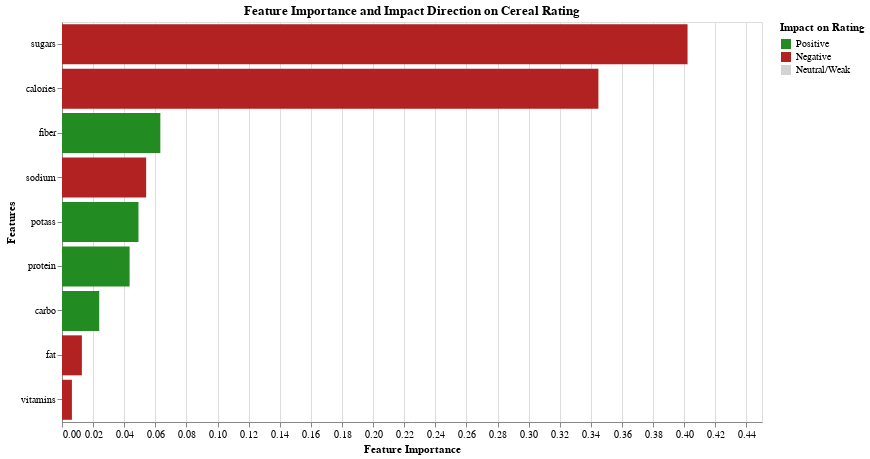

Source (notebook cell):
### Markdown cell above
##### <i>Design Elements and Justification</i>

- **Horizontal Bar Chart:** A horizontal bar chart (`mark_bar()`) is an excellent choice for visualizing feature importances. It allows for clear labeling of individual `Feature` names along the y-axis, while the length of the bars directly represents the `Importance` value along the x-axis.
- **Sorted Features:** The features are sorted in descending order of importance (`sort='-x'`). This is a crucial design choice as it immediately highlights the most influential features at the top of the chart, making interpretation efficient and intuitive.
- **Color Encoding for Impact Direction:** The color encoding differentiates features based on their correlation with the rating. Positive impact features (correlation > 0.05) are colored green, Negative impact features (correlation &lt; -0.05) are colored red, and Neutral/Weak impact features (correlation between -0.05 and 0.05) are colored lightgrey. This visual distinction immediately communicates the nature of the relationship, adding a critical layer of insight.
- **Clear Axis Labels:** The x-axis is clearly labeled "Feature Importance," indicating what the bar length represents. The y-axis is labeled "Features," indicating the specific variables being evaluated.
- **Informative Tooltips:** Tooltips are comprehensive, displaying the `Feature` name, its exact `Importance` value (formatted to four decimal places), the precise `CorrelationValue` (formatted to two decimal places), and the `ImpactDirection`. This provides detailed numerical and directional context on demand.
- **Descriptive Title:** The chart has a concise yet informative title, "Feature Importance in Predicting Cereal Rating," clearly indicating the content of the visualization.
- **Appropriate Dimensions:** The `width=700` and `height=400` properties provide a good balance for readability, ensuring that both feature names and bar lengths are easily discernible.
- **No Interactivity:** The absence of `interactive()` is suitable for this type of static ranking visualization, where the primary goal is a direct comparison of fixed importance and directional values rather than interactive exploration of data points.

### Code cell
features_df = df.copy()

# Define columns to drop for feature matrix X
# Ensure these columns exist in features_df before dropping to avoid errors
X_cols_to_drop = ['name', 'type', 'mfr', 'manufacturer', 'rating', 'shelf', 'cups', 'weight']
existing_cols_to_drop = [col for col in X_cols_to_drop if col in features_df.columns]
X = features_df.drop(columns=existing_cols_to_drop)
y = features_df['rating']

# Train the Random Forest Regressor model
model = RandomForestRegressor(random_state=42)
model.fit(X, y)

feature_importances = model.feature_importances_

# Create a DataFrame for feature importances
importance_df = pd.DataFrame({
    'Feature': X.columns,
    'Importance': feature_importances
})

# Calculate Pearson correlation for each feature in X with 'rating'
# Ensure 'rating' column is also in df for correlation calculation
if 'rating' in df.columns:
    correlation_values = df[X.columns.tolist() + ['rating']].corr().loc['rating', X.columns]
    correlation_df = correlation_values.reset_index()
    correlation_df.columns = ['Feature', 'CorrelationValue']
else:
    # Handle case where 'rating' might not be in df (though it should be for this context)
    correlation_df = pd.DataFrame({'Feature': X.columns, 'CorrelationValue': np.nan})

# Merge importance and correlation dataframes
merged_df = pd.merge(importance_df, correlation_df, on='Feature', how='left')

# Create 'ImpactDirection' column based on correlation value
# Using a small threshold (e.g., 0.05) to classify as 'Neutral/Weak Impact'
merged_df['ImpactDirection'] = 'Neutral/Weak'
merged_df.loc[merged_df['CorrelationValue'] > 0.05, 'ImpactDirection'] = 'Positive'
merged_df.loc[merged_df['CorrelationValue'] < -0.05, 'ImpactDirection'] = 'Negative'

# Sort the DataFrame by importance in descending order
merged_df = merged_df.sort_values(by='Importance', ascending=False)

# Define custom color scale for impact direction
color_scale = alt.Scale(
    domain=['Positive', 'Negative', 'Neutral/Weak'],
    range=['forestgreen', 'firebrick', 'lightgrey']
)

# Create the Altair chart with color encoding for impact direction
chart = alt.Chart(merged_df).mark_bar().encode(
    x=alt.X('Importance:Q', title='Feature Importance'),
    y=alt.Y('Feature:N',
            sort='-x',
            title='Features'
           ),
    # Color by ImpactDirection
    color=alt.Color('ImpactDirection:N', title='Impact on Rating', scale=color_scale),
    tooltip=[
        alt.Tooltip('Feature', title='Feature'),
        alt.Tooltip('Importance', format='.4f', title='Importance'),
        alt.Tooltip('CorrelationValue', format='.2f', title='Correlation with Rating'),
        alt.Tooltip('ImpactDirection', title='Impact Direction')
    ]
).properties(
    title='Feature Importance and Impact Direction on Cereal Rating',
    width=700,
    height=400
)

chart.display()

### Figure 1 — Vega-Lite specification as saved in the notebook (floating-point values rounded to 4 significant figures)
{"config": {"view": {"continuousWidth": 300, "continuousHeight": 300}}, "data": {"name": "data-1b0046d9d7e35d6a84640322d23a41c8"}, "mark": {"type": "bar"}, "encoding": {"color": {"field": "ImpactDirection", "scale": {"domain": ["Positive", "Negative", "Neutral/Weak"], "range": ["forestgreen", "firebrick", "lightgrey"]}, "title": "Impact on Rating", "type": "nominal"}, "tooltip": [{"field": "Feature", "title": "Feature", "type": "nominal"}, {"field": "Importance", "format": ".4f", "title": "Importance", "type": "quantitative"}, {"field": "CorrelationValue", "format": ".2f", "title": "Correlation with Rating", "type": "quantitative"}, {"field": "ImpactDirection", "title": "Impact Direction", "type": "nominal"}], "x": {"field": "Importance", "title": "Feature Importance", "type": "quantitative"}, "y": {"field": "Feature", "sort": "-x", "title": "Features", "type": "nominal"}}, "height": 400, "title": "Feature Importance and Impact Direction on Cereal Rating", "width": 700, "$schema": "https://vega.github.io/schema/vega-lite/v5.20.1.json", "datasets": {"data-1b0046d9d7e35d6a84640322d23a41c8": [{"Feature": "sugars", "Importance": 0.4021, "CorrelationValue": -0.7617, "ImpactDirection": "Negative"}, {"Feature": "calories", "Importance": 0.3448, "CorrelationValue": -0.6894, "ImpactDirection": "Negative"}, {"Feature": "fiber", "Importance": 0.06322, "CorrelationValue": 0.5842, "ImpactDirection": "Positive"}, {"Feature": "sodium", "Importance": 0.05411, "CorrelationValue": -0.4013, "ImpactDirection": "Negative"}, {"Feature": "potass", "Importance": 0.04916, "CorrelationValue": 0.3805, "ImpactDirection": "Positive"}, {"Feature": "protein", "Importance": 0.04346, "CorrelationValue": 0.4706, "ImpactDirection": "Positive"}, {"Feature": "carbo", "Importance": 0.02393, "CorrelationValue": 0.05444, "ImpactDirection": "Positive"}, {"Feature": "fat", "Importance": 0.01278, "CorrelationValue": -0.4093, "ImpactDirection": "Negative"}, {"Feature": "vitamins", "Importance": 0.006375, "CorrelationValue": -0.2405, "ImpactDirection": "Negative"}]}}
